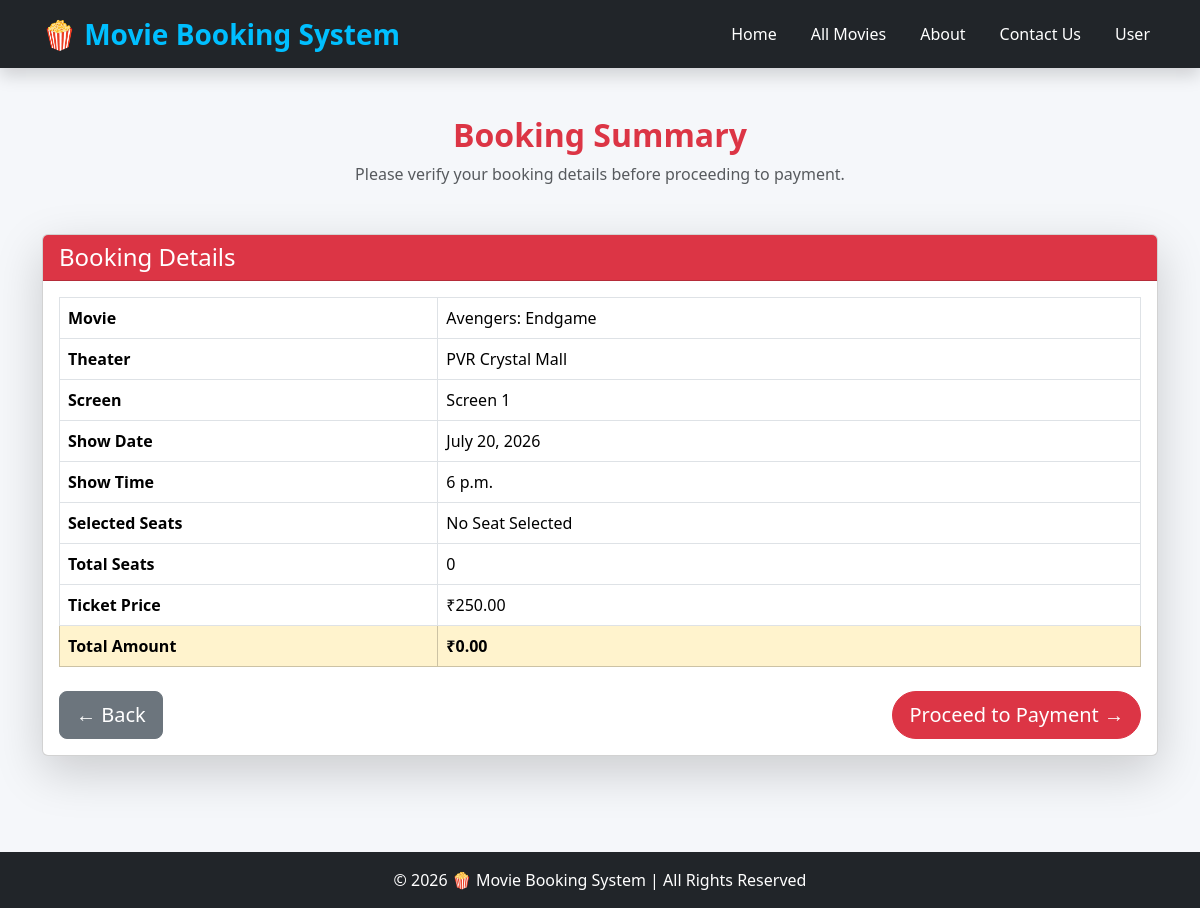
The app's page /booking/booking-summary/ (signed in) with its own data.
### booking/models.py (models this page shows, shortened)
class Show(models.Model):
    movie = models.ForeignKey(
        Movie,
        on_delete=models.CASCADE,
        related_name="shows"
    )
    screen = models.ForeignKey(
        Screen,
        on_delete=models.CASCADE,
        related_name="shows"
    )
    show_date = models.DateField()
    show_time = models.TimeField()
    ticket_price = models.DecimalField(
        max_digits=8,
        decimal_places=2
    )
    is_active = models.BooleanField(default=True)
    created_at = models.DateTimeField(auto_now_add=True)
    class Meta:
        ordering = [
            "show_date",
            "show_time",
        ]

### movies/models.py (models this page shows, shortened)
class Movie(models.Model):
    title = models.CharField(max_length=200)
    description = models.TextField()
    release_year = models.PositiveIntegerField()
    genre = models.ForeignKey(
        Genre,
        on_delete=models.CASCADE,
        related_name="movies"
    )
    actors = models.ManyToManyField(
        Actor,
        related_name="movies"
    )
    director = models.ForeignKey(
        Director,
        on_delete=models.CASCADE,
        related_name="movies"
    )
    poster = models.ImageField(upload_to="movie_posters/")
    trailer = models.URLField(blank=True, null=True)
    created_at = models.DateTimeField(auto_now_add=True)
    certificate = models.CharField(max_length=20, blank=True, null=True)
    movie_type = models.CharField(max_length=20, blank=True, null=True)
    language = models.CharField(max_length=50, blank=True, null=True)
    duration = models.CharField(max_length=30, blank=True, null=True)

### theaters/models.py (models this page shows, shortened)
class Screen(models.Model):
    SCREEN_TYPES = (
        ("2D", "2D"),
        ("3D", "3D"),
        ("IMAX", "IMAX"),
        ("4DX", "4DX"),
    )
    theater = models.ForeignKey(
        Theater,
        on_delete=models.CASCADE,
        related_name="screens"
    )
    screen_name = models.CharField(max_length=50)
    screen_type = models.CharField(
        max_length=20,
        choices=SCREEN_TYPES,
        default="2D"
    )
    total_rows = models.PositiveIntegerField(default=10)
    seats_per_row = models.PositiveIntegerField(default=12)
    is_active = models.BooleanField(default=True)

class Theater(models.Model):
    city = models.ForeignKey(
        City,
        on_delete=models.CASCADE,
        related_name="theaters"
    )
    theater_name = models.CharField(max_length=200)
    address = models.TextField()
    phone = models.CharField(max_length=15)
    email = models.EmailField(blank=True, null=True)
    total_screens = models.PositiveIntegerField(default=1)
    is_active = models.BooleanField(default=True)
    created_at = models.DateTimeField(auto_now_add=True)
    class Meta:
        ordering = ["theater_name"]

### booking/views.py (the view)
@login_required(login_url="login")
def booking_summary(request):
    show = get_object_or_404(
        Show,
        id=request.session.get("show_id")
    )
    seat_ids = request.session.get(
        "selected_seats",
        []
    )
    seats = Seat.objects.filter(
        id__in=seat_ids
    )
    total_amount = Decimal(show.ticket_price) * seats.count()
    context = {
        "show": show,
        "seats": seats,
        "total_amount": total_amount,
        "total_seats": seats.count(),
    }
    return render(
        request,
        "booking/booking_summary.html",
        context,
    )

### templates/booking/booking_summary.html (shortened to what this page needs)
{% extends "base.html" %}
{% block content %}
<div class="container py-5">
    <div class="text-center mb-5">
        <h2 class="fw-bold text-danger">
            Booking Summary
        </h2>
        <p class="text-muted">
            Please verify your booking details before proceeding to payment.
        </p>
    </div>
    <div class="card shadow-lg">
        <div class="card-header bg-danger text-white">
            <h4 class="mb-0">
                Booking Details
            </h4>
        </div>
        <div class="card-body">
            <table class="table table-bordered">
                <tr>
                    <th width="35%"> Movie</th>
                    <td>{{ show.movie.title }}</td>
                </tr>
                <tr>
                    <th> Theater</th>
                    <td>{{ show.screen.theater.theater_name }}</td>
                </tr>
                <tr>
                    <th> Screen</th>
                    <td>{{ show.screen.screen_name }}</td>
                </tr>
                <tr>
                    <th> Show Date</th>
                    <td>{{ show.show_date }}</td>
                </tr>
                <tr>
                    <th> Show Time</th>
                    <td>{{ show.show_time }}</td>
                </tr>
                <tr>
                    <th> Selected Seats</th>
                    <td>
                        {% for seat in seats %}
                            <span class="badge bg-success">
                                {{ seat.seat_number }}
                            </span>
                        {% empty %}
                            No Seat Selected
                        {% endfor %}
                    </td>
                </tr>
                <tr>
                    <th> Total Seats</th>
                    <td>{{ total_seats }}</td>
                </tr>
                <tr>
                    <th> Ticket Price</th>
                    <td>₹{{ show.ticket_price }}</td>
                </tr>
                <tr class="table-warning">
                    <th>
                        Total Amount
                    </th>
                    <td>
                        <strong>
                            ₹{{ total_amount }}
                        </strong>
                    </td>
                </tr>
            </table>
            <div class="d-flex justify-content-between mt-4">
                <a href="{% url 'seat_selection' show.id %}"
                   class="btn btn-secondary btn-lg">
                    ← Back
                </a>
               <a href="#" class="btn btn-danger btn-lg">
    Proceed to Payment →
</a>
            </div>
        </div>
    </div>
</div>
{% endblock %}

### static/css/style.css (style rules this page uses)
body { font-family: 'Segoe UI', sans-serif; background:#f5f7fa; }
.btn-danger { border-radius:30px; }

### records on screen
Show: movie "Avengers: Endgame", screen.theater.theater_name "PVR Crystal Mall", screen.screen_name "Screen 1", show_date "July 20, 2026", show_time "6 p.m.", ticket_price "250.00"

### other values on screen
{{ total_seats }} "0"
{{ total_amount }} "0.00"
